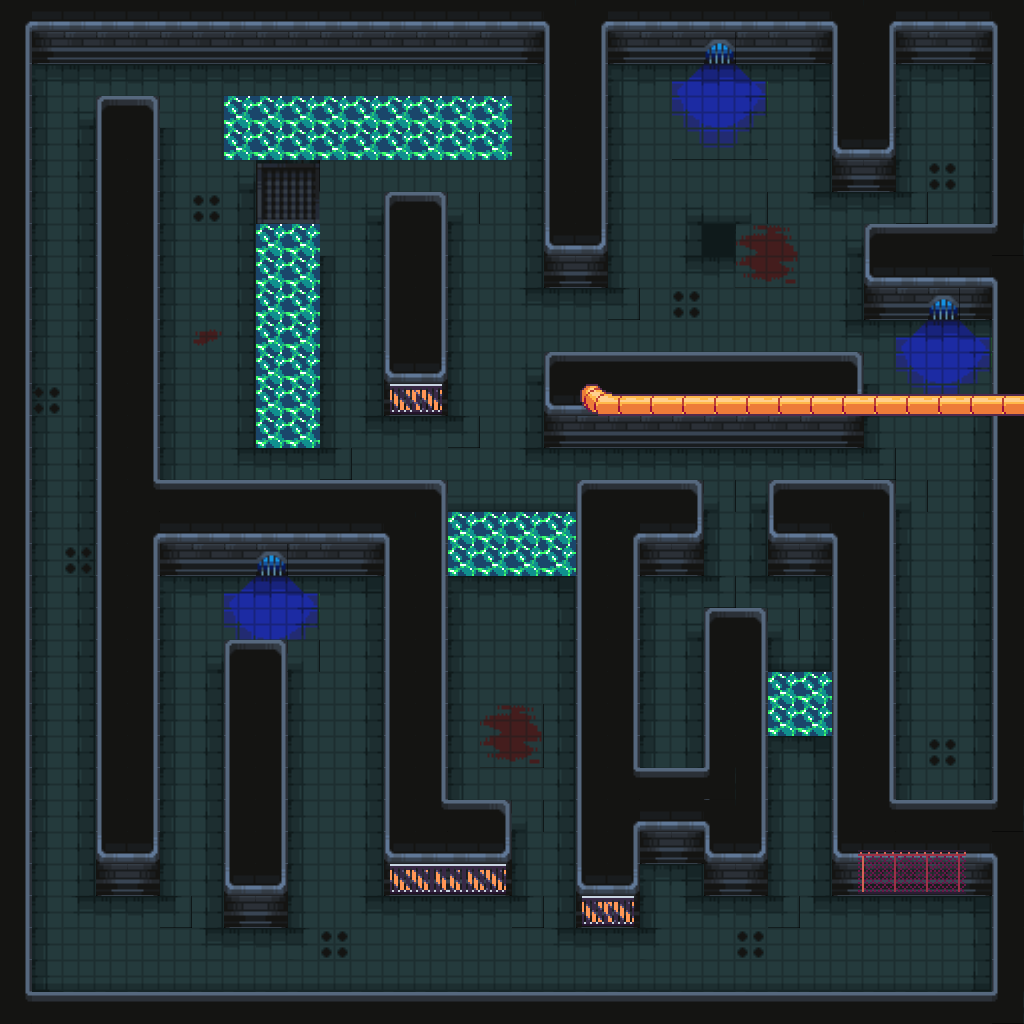

A 2D game scene composited from a Tiled map and its tileset images. What follows is a short description and the map's XML, with each tile layer's data collapsed to a summary:
An orthogonal 32x32 tile map with 32x32 px tiles, 5 tile layers (Floor, Tile Layer 5, Wall Graphics, Object Graphics, ...), 4 tilesets and 45 objects.

<map version="1.10" tiledversion="1.11.2" orientation="orthogonal" renderorder="right-down" width="32" height="32" tilewidth="32" tileheight="32" infinite="0" nextlayerid="16" nextobjectid="111">
 <tileset firstgid="1" source="../assets/TSX Map Files/Dungeon Tiles.tsx" />
 <tileset firstgid="626" source="../assets/TSX Map Files/Teleporter.tsx" />
 <tileset firstgid="1766" source="../assets/TSX Map Files/Laboratory.tsx" />
 <tileset firstgid="1958" source="../assets/TSX Map Files/Laboratory2.tsx" />
 <layer id="2" name="Floor" width="32" height="32">
  <data>[1024 cells, 570 non-empty, 36 distinct tile ids]</data>
 </layer>
 <layer id="15" name="Tile Layer 5" width="32" height="32">
  <data>[1024 cells, 44 non-empty, 1 distinct tile ids]</data>
 </layer>
 <layer id="4" name="Wall Graphics" width="32" height="32">
  <data>[1024 cells, 414 non-empty, 18 distinct tile ids]</data>
 </layer>
 <layer id="3" name="Object Graphics" width="32" height="32">
  <data>[1024 cells, 36 non-empty, 20 distinct tile ids]</data>
 </layer>
 <layer id="5" name="Top Wall Graphics" width="32" height="32">
  <data>[1024 cells, 62 non-empty, 8 distinct tile ids]</data>
 </layer>
 <objectgroup id="6" name="Trap Damage" />
 <objectgroup id="7" name="Trap Debuff">
  <object id="86" x="672" y="288" width="32" height="32" />
  <object id="87" x="928" y="160" width="32" height="32" />
  <object id="88" x="928" y="736" width="32" height="32" />
  <object id="89" x="736" y="928" width="32" height="32" />
  <object id="90" x="320" y="928" width="32" height="32" />
  <object id="91" x="64" y="544" width="32" height="32" />
  <object id="92" x="32" y="384" width="32" height="32" />
  <object id="93" x="192" y="192" width="32" height="32" />
 </objectgroup>
 <objectgroup id="8" name="Enemy">
  <object id="72" x="704" y="160" width="32" height="32" />
  <object id="73" x="928" y="640" width="32" height="32" />
  <object id="74" x="672" y="704" width="32" height="32" />
  <object id="75" x="192" y="288" width="32" height="32" />
  <object id="76" x="320" y="736" width="32" height="32" />
  <object id="80" x="800" y="768" width="32" height="32" />
  <object id="83" x="64" y="96" width="32" height="32" />
 </objectgroup>
 <objectgroup id="9" name="Entry">
  <object id="1" x="480" y="448" width="32" height="32" />
 </objectgroup>
 <objectgroup id="10" name="Key">
  <object id="71" x="928" y="96" width="32" height="32" />
 </objectgroup>
 <objectgroup id="11" name="Walls">
  <object id="14" x="384" y="224" width="64" height="192" />
  <object id="32" x="832" y="576" width="64" height="320" />
  <object id="35" x="768" y="512" width="128" height="64" />
  <object id="37" x="704" y="640" width="64" height="256" />
  <object id="40" x="640" y="800" width="64" height="64" />
  <object id="42" x="768" y="672" width="64" height="64" />
  <object id="45" x="384" y="832" width="128" height="64" />
  <object id="49" x="384" y="576" width="64" height="256" />
  <object id="54" x="0" y="0" width="32" height="1024" />
  <object id="55" x="992" y="0" width="32" height="1024" />
  <object id="57" x="32" y="0" width="960" height="64" />
  <object id="59" x="96" y="128" width="64" height="768" />
  <object id="61" x="160" y="512" width="544" height="64" />
  <object id="62" x="32" y="992" width="960" height="32" />
  <object id="64" x="864" y="256" width="128" height="64" />
  <object id="65" x="544" y="384" width="320" height="64" />
  <object id="67" x="224" y="96" width="288" height="64" />
  <object id="68" x="832" y="64" width="64" height="128" />
  <object id="70" x="544" y="64" width="64" height="224" />
  <object id="94" x="256" y="224" width="64" height="224" />
  <object id="95" x="224" y="672" width="64" height="256" />
  <object id="96" x="576" y="576" width="64" height="352" />
  <object id="98" x="896" y="832" width="96" height="64" />
  <object id="108" x="448" y="576" width="32" height="96" />
  <object id="109" x="544" y="576" width="32" height="96" />
  <object id="110" x="480" y="576" width="64" height="32" />
 </objectgroup>
 <objectgroup id="12" name="Boss" visible="0">
  <object id="46" x="448" y="704" width="128" height="64" />
 </objectgroup>
 <objectgroup id="13" name="Teleporter" visible="0">
  <object id="107" x="448" y="576" width="128" height="96" />
 </objectgroup>
</map>
